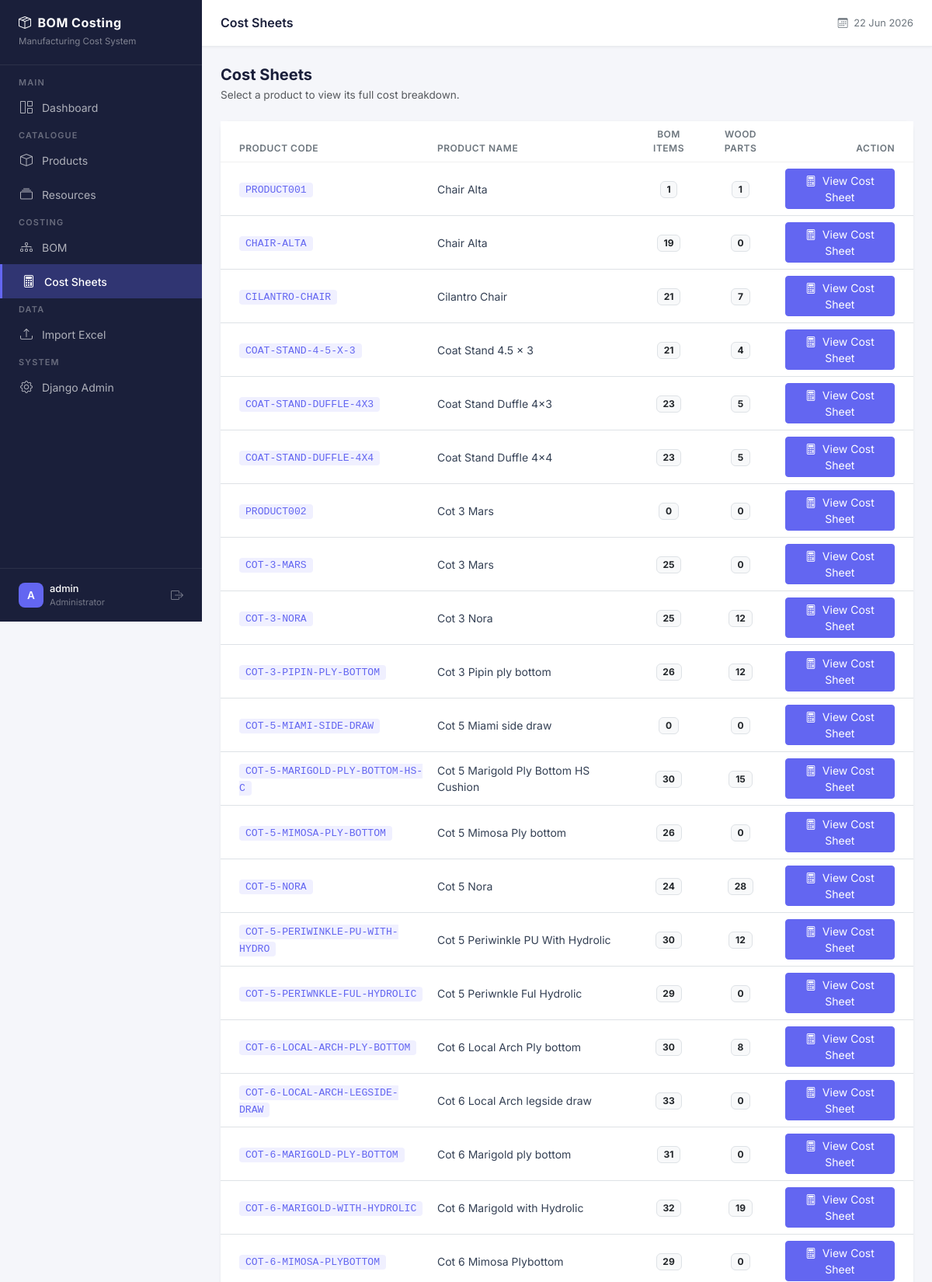
The page /costing/ (signed in, upper part) on the database its author committed.
### apps/products/models.py (models this page shows, shortened)
class Product(models.Model):
    product_name = models.CharField(
        max_length=255,
        help_text="Full name of the product e.g. 3-Door Wardrobe with Mirror"
    )
    product_code = models.CharField(
        max_length=100,
        help_text="Unique product code e.g. WRD-001. Must be unique across all non-deleted products."
    )
    active = models.BooleanField(
        default=True,
        help_text="Inactive products are hidden from main views but not deleted."
    )
    is_deleted = models.BooleanField(
        default=False,
        help_text="Soft delete flag. Deleted products are hidden everywhere but data is preserved."
    )
    created_at = models.DateTimeField(auto_now_add=True)
    updated_at = models.DateTimeField(auto_now=True)
    class Meta:
        ordering = ['product_name']
        verbose_name = "Product"
        verbose_name_plural = "Products"
    def delete(self, *args, **kwargs):
        """
        Override default delete to perform soft delete.
        Calling product.delete() will set is_deleted=True
        instead of removing the row from the database.
        """
        self.is_deleted = True
        self.save()

### apps/costing/views.py (the view)
# urls.py: path('', views.costing_list, name='list'),
@login_required
def costing_list(request):
    products = Product.objects.filter(
        is_deleted=False,
        active=True
    ).order_by('product_name')
    context = {
        'page_title': 'Cost Sheets',
        'products': products,
    }
    return render(request, 'costing/list.html', context)

### templates/costing/list.html (shortened to what this page needs)
{% extends "base.html" %}
{% block content %}
<div class="d-flex justify-content-between align-items-center mb-4">
    <div>
        <h5 class="mb-1 fw-bold" style="color:#1a1f3a;">Cost Sheets</h5>
        <p class="text-muted mb-0" style="font-size:0.85rem;">
            Select a product to view its full cost breakdown.
        </p>
    </div>
</div>
<div class="content-card">
    {% if products %}
    <table class="table table-hover mb-0">
        <thead>
            <tr>
                <th class="ps-4">Product Code</th>
                <th>Product Name</th>
                <th class="text-center">BOM Items</th>
                <th class="text-center">Wood Parts</th>
                <th class="text-end pe-4">Action</th>
            </tr>
        </thead>
        <tbody>
            {% for product in products %}
            <tr>
                <td class="ps-4">
                    <code style="font-size:0.82rem; background:#f0f0ff;
                                 color:#6366f1; padding:2px 8px; border-radius:4px;">
                        {{ product.product_code }}
                    </code>
                </td>
                <td>{{ product.product_name }}</td>
                <td class="text-center">
                    <span class="badge bg-light text-dark border"
                          style="font-size:0.75rem;">
                        {{ product.bom_items.count }}
                    </span>
                </td>
                <td class="text-center">
                    <span class="badge bg-light text-dark border"
                          style="font-size:0.75rem;">
                        {{ product.wood_parts.count }}
                    </span>
                </td>
                <td class="text-end pe-4">
                    <a href="{% url 'costing:sheet' product_pk=product.pk %}"
                       class="btn btn-sm btn-primary">
                        <i class="bi bi-calculator me-1"></i> View Cost Sheet
                    </a>
                </td>
            </tr>
            {% endfor %}
        </tbody>
    </table>
    {% endif %}
</div>
{% endblock %}

### templates/base.html (shortened to what this page needs)
<!DOCTYPE html>
<html lang="en">
<head>
    <link href="https://cdn.jsdelivr.net/npm/bootstrap@5.3.2/dist/css/bootstrap.min.css" rel="stylesheet">
    <link href="https://cdn.jsdelivr.net/npm/bootstrap-icons@1.11.3/font/bootstrap-icons.min.css" rel="stylesheet">
</head>
<body>
{% if user.is_authenticated %}
    <nav id="sidebar">
        <div class="sidebar-brand">
            <h5><i class="bi bi-box-seam me-2"></i>BOM Costing</h5>
            <small>Manufacturing Cost System</small>
        </div>
        <ul class="nav flex-column mt-2">
            <li><span class="nav-label">Main</span></li>
            <li class="nav-item">
                <a href="{% url 'core:dashboard' %}"
                   class="nav-link {% if request.resolver_match.url_name == 'dashboard' %}active{% endif %}">
                    <i class="bi bi-grid-1x2"></i> Dashboard
                </a>
            </li>
            <li><span class="nav-label">Catalogue</span></li>
            <li class="nav-item">
                <a href="{% url 'products:list' %}"
                   class="nav-link {% if 'products' in request.resolver_match.namespace %}active{% endif %}">
                    <i class="bi bi-box"></i> Products
                </a>
            </li>
            <li class="nav-item">
                <a href="{% url 'resources:list' %}"
                   class="nav-link {% if 'resources' in request.resolver_match.namespace %}active{% endif %}">
                    <i class="bi bi-collection"></i> Resources
                </a>
            </li>
            <li><span class="nav-label">Costing</span></li>
            <li class="nav-item">
                <a href="{% url 'products:list' %}"
                   class="nav-link {% if 'bom' in request.resolver_match.namespace %}active{% endif %}">
                    <i class="bi bi-diagram-3"></i> BOM
                </a>
            </li>
            <li class="nav-item">
                <a href="{% url 'costing:list' %}"
                   class="nav-link {% if 'costing' in request.resolver_match.namespace %}active{% endif %}">
                    <i class="bi bi-calculator"></i> Cost Sheets
                </a>
            </li>
            <li><span class="nav-label">Data</span></li>
            <li class="nav-item">
                <a href="{% url 'imports:upload' %}"
                   class="nav-link {% if 'imports' in request.resolver_match.namespace %}active{% endif %}">
                    <i class="bi bi-upload"></i> Import Excel
                </a>
            </li>
            <li><span class="nav-label">System</span></li>
            {% if user.is_staff %}
            <li class="nav-item">
                <a href="/admin/" class="nav-link" target="_blank">
                    <i class="bi bi-gear"></i> Django Admin
                </a>
            </li>
            {% endif %}
        </ul>
        <div style="position:absolute; bottom:0; left:0; right:0;
                    padding:16px 24px; border-top:1px solid rgba(255,255,255,0.08);">
            <div class="d-flex align-items-center gap-2">
                <div style="width:32px;height:32px;background:#6366f1;border-radius:8px;
                            display:flex;align-items:center;justify-content:center;
                            color:#fff;font-weight:600;font-size:0.85rem;">
                    {{ user.username|first|upper }}
                </div>
                <div style="flex:1; min-width:0;">
                    <div style="color:#fff;font-size:0.8rem;font-weight:500;
                                white-space:nowrap;overflow:hidden;text-overflow:ellipsis;">
                        {{ user.username }}
                    </div>
                    <div style="color:rgba(255,255,255,0.4);font-size:0.7rem;">
                        {% if user.is_staff %}Administrator{% else %}User{% endif %}
                    </div>
                </div>
                <a href="{% url 'accounts:logout' %}"
                   style="color:rgba(255,255,255,0.4);" title="Logout">
                    <i class="bi bi-box-arrow-right"></i>
                </a>
            </div>
        </div>
    </nav>
    <div id="main-content">
        <div id="topnav">
            <h6 class="page-title">
                {% block page_title %}{{ page_title|default:"Dashboard" }}{% endblock %}
            </h6>
            <div class="d-flex align-items-center gap-3">
                <span style="font-size:0.8rem;color:#6c757d;">
                    <i class="bi bi-calendar3 me-1"></i>
                    {% now "d M Y" %}
                </span>
            </div>
        </div>
        <div class="content-area">
            {% block content %}{% endblock %}
        </div>
    </div>
{% else %}
    {% block unauthenticated_content %}{% endblock %}
{% endif %}
</body>
</html>

### templates/base.html (style rules this page uses)
* { font-family: 'Inter', sans-serif; }
body { background-color: #f5f6fa; }
#sidebar { width: 260px; min-height: 100vh; background: #1a1f3a; position: fixed; top: 0; left: 0; z-index: 1000; transition: all 0.3s; overflow-y: auto; }
#sidebar .sidebar-brand { padding: 20px 24px; border-bottom: 1px solid rgba(255,255,255,0.08); }
#sidebar .sidebar-brand h5 { color: #fff; font-weight: 700; font-size: 1rem; margin: 0; letter-spacing: 0.5px; }
#sidebar .sidebar-brand small { color: rgba(255,255,255,0.45); font-size: 0.72rem; }
#sidebar .nav-label { color: rgba(255,255,255,0.35); font-size: 0.68rem; font-weight: 600; letter-spacing: 1.2px; text-transform: uppercase; padding: 16px 24px 6px; }
#sidebar .nav-link { color: rgba(255,255,255,0.65); padding: 10px 24px; font-size: 0.875rem; font-weight: 400; border-radius: 0; display: flex; align-items: center; gap: 10px; transition: all 0.2s; }
#sidebar .nav-link.active { color: #fff; background: rgba(99, 102, 241, 0.3); border-left: 3px solid #6366f1; font-weight: 500; }
#sidebar .nav-link i { font-size: 1rem; width: 20px; text-align: center; }
#main-content { margin-left: 260px; min-height: 100vh; transition: all 0.3s; }
#topnav { background: #fff; border-bottom: 1px solid #e9ecef; padding: 0 24px; height: 60px; display: flex; align-items: center; justify-content: space-between; position: sticky; top: 0; z-index: 999; box-shadow: 0 1px 3px rgba(0,0,0,0.05); }
#topnav .page-title { font-size: 1rem; font-weight: 600; color: #1a1f3a; margin: 0; }
.content-area { padding: 24px; }
.content-card { background: #fff; border-radius: 12px; border: none; box-shadow: 0 1px 4px rgba(0,0,0,0.06); }
.table th { font-size: 0.75rem; font-weight: 600; text-transform: uppercase; letter-spacing: 0.5px; color: #6c757d; border-bottom: 1px solid #f0f0f0; }
.table td { font-size: 0.875rem; vertical-align: middle; color: #344054; }
.btn-primary { background: #6366f1; border-color: #6366f1; }

### rows shown on the page
Product: product_code "PRODUCT001", product_name "Chair Alta", bom_items.count "1", wood_parts.count "1"
Product: product_code "CHAIR-ALTA", product_name "Chair Alta", bom_items.count "19", wood_parts.count "0"
Product: product_code "CILANTRO-CHAIR", product_name "Cilantro Chair", bom_items.count "21", wood_parts.count "7"
Product: product_code "COAT-STAND-4-5-X-3", product_name "Coat Stand 4.5 x 3", bom_items.count "21", wood_parts.count "4"
Product: product_code "COAT-STAND-DUFFLE-4X3", product_name "Coat Stand Duffle 4x3", bom_items.count "23", wood_parts.count "5"
Product: product_code "COAT-STAND-DUFFLE-4X4", product_name "Coat Stand Duffle 4x4", bom_items.count "23", wood_parts.count "5"
Product: product_code "PRODUCT002", product_name "Cot 3 Mars", bom_items.count "0", wood_parts.count "0"
Product: product_code "COT-3-MARS", product_name "Cot 3 Mars", bom_items.count "25", wood_parts.count "0"
Product: product_code "COT-3-NORA", product_name "Cot 3 Nora", bom_items.count "25", wood_parts.count "12"
Product: product_code "COT-3-PIPIN-PLY-BOTTOM", product_name "Cot 3 Pipin ply bottom", bom_items.count "26", wood_parts.count "12"
Product: product_code "COT-5-MIAMI-SIDE-DRAW", product_name "Cot 5 Miami side draw", bom_items.count "0", wood_parts.count "0"
Product: product_code "COT-5-MARIGOLD-PLY-BOTTOM-HS-C", product_name "Cot 5 Marigold Ply Bottom HS Cushion", bom_items.count "30", wood_parts.count "15"
Product: product_code "COT-5-MIMOSA-PLY-BOTTOM", product_name "Cot 5 Mimosa Ply bottom", bom_items.count "26", wood_parts.count "0"
Product: product_code "COT-5-NORA", product_name "Cot 5 Nora", bom_items.count "24", wood_parts.count "28"
Product: product_code "COT-5-PERIWINKLE-PU-WITH-HYDRO", product_name "Cot 5 Periwinkle PU With Hydrolic", bom_items.count "30", wood_parts.count "12"
Product: product_code "COT-5-PERIWNKLE-FUL-HYDROLIC", product_name "Cot 5 Periwnkle Ful Hydrolic", bom_items.count "29", wood_parts.count "0"
Product: product_code "COT-6-LOCAL-ARCH-PLY-BOTTOM", product_name "Cot 6 Local Arch Ply bottom", bom_items.count "30", wood_parts.count "8"
Product: product_code "COT-6-LOCAL-ARCH-LEGSIDE-DRAW", product_name "Cot 6 Local Arch legside draw", bom_items.count "33", wood_parts.count "0"
Product: product_code "COT-6-MARIGOLD-PLY-BOTTOM", product_name "Cot 6 Marigold ply bottom", bom_items.count "31", wood_parts.count "0"
Product: product_code "COT-6-MARIGOLD-WITH-HYDROLIC", product_name "Cot 6 Marigold with Hydrolic", bom_items.count "32", wood_parts.count "19"
Product: product_code "COT-6-MIMOSA-PLYBOTTOM", product_name "Cot 6 Mimosa Plybottom", bom_items.count "29", wood_parts.count "0"

### other values the page prints
{{ user.username|first|upper }} "A"
{{ user.username }} "admin"
{{ page_title|default:"Dashboard" }} "Cost Sheets"
